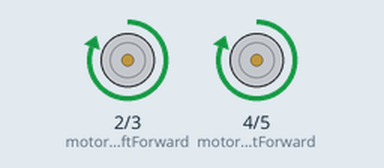
The sketch below on a simulated Arduino Uno, built with avr-gcc and run on an emulated ATmega328P. Parts: motor-driver pin pairs drawn as motors (green arrow = first pin HIGH = forward, orange = second pin HIGH = backward, longer = more drive).

Above: at 0.5 s.
At 2.7 s:
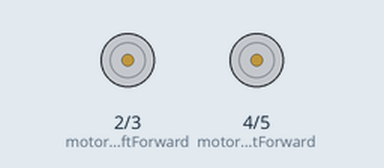
At 5.0 s:
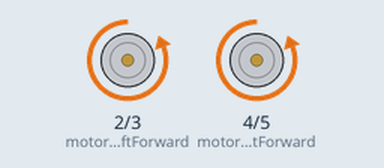
Timing chart, 0 to 6.9 s (numbered marks = the images above):
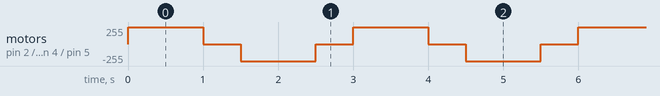

The sketch:

robot_car.ino
```cpp
// Define motor pins
const int motorLeftForward = 2;
const int motorLeftBackward = 3;
const int motorRightForward = 4;
const int motorRightBackward = 5;

void setup() {
  // Set up motor control pins
  pinMode(motorLeftForward, OUTPUT);
  pinMode(motorLeftBackward, OUTPUT);
  pinMode(motorRightForward, OUTPUT);
  pinMode(motorRightBackward, OUTPUT);
}

void loop() {
  // Drive forward
  digitalWrite(motorLeftForward, HIGH);
  digitalWrite(motorLeftBackward, LOW);
  digitalWrite(motorRightForward, HIGH);
  digitalWrite(motorRightBackward, LOW);
  delay(1000);

  // Stop
  digitalWrite(motorLeftForward, LOW);
  digitalWrite(motorRightForward, LOW);
  delay(500);

  // Drive backward
  digitalWrite(motorLeftForward, LOW);
  digitalWrite(motorLeftBackward, HIGH);
  digitalWrite(motorRightForward, LOW);
  digitalWrite(motorRightBackward, HIGH);
  delay(1000);

  // Stop
  digitalWrite(motorLeftBackward, LOW);
  digitalWrite(motorRightBackward, LOW);
  delay(500);
}
```

Measured:
- by itself, motor on pin 2 (motorLeftForward) / pin 3 (motorLeftBackward), motor on pin 4 (motorRightForward) / pin 5 (motorRightBackward): repeats every 3.0 s: stopped 0.50 s, backward 255/255 1.0 s, stopped 0.50 s, forward 255/255 1.0 s
